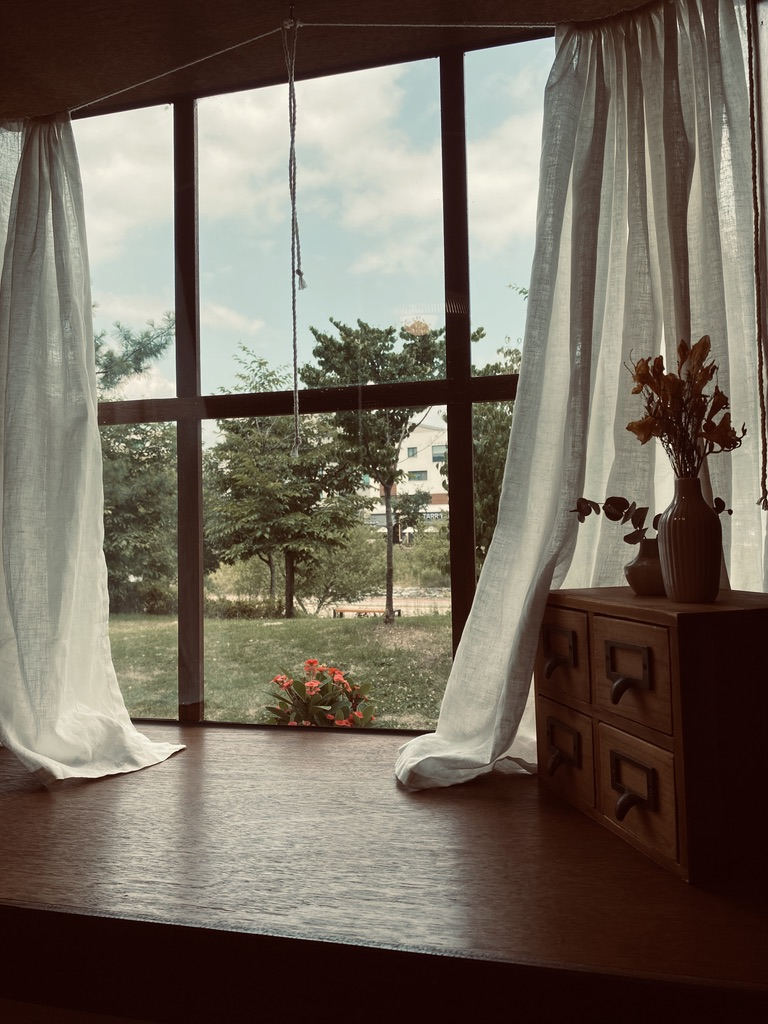
#> input picture assignment/image/origin.jpeg, 768 x 1024 px, found by its file name
$ jupyter execute --allow-errors meta_ai_test_1.ipynb
#> lines starting #> are read from the running program, lines starting #| are printed output that depends on the picture
[cell 1]
import cv2
import os
import math
import random
import glob
import sys
import numpy as np
from PIL import Image

### 이미지 분할

[cell 2]
image_path = "image/origin.jpeg"
# mat -> [col, row]
cols, rows = 2, 2

[cell 3]
# 이미지 로드
img = cv2.imread(image_path)
#> img is the input picture: shape (1024, 768, 3); mean B, G, R 93, 105.1, 114.4
# 이미지 해상도 확인
h, w = img.shape[:2]
#> h = 1024; w = 768
#print(h,w)
# 이미지 분할 -> 입력받은 매트릭 개로 분할
# 가로, 세로 크기 계산
#> (the rest of this cell did not finish here and is left out)

### 이미지 병합

[cell 4]
cropped_img_f = glob.glob("image/crooped_images/*.jpg")
cropped_images = [cv2.imread(i) for i in cropped_img_f]
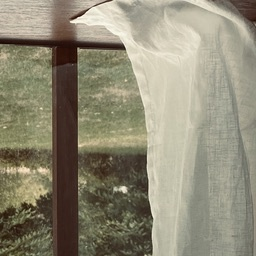
#> input picture assignment/image/crooped_images/cropped_1570458.jpg, 256 x 256 px
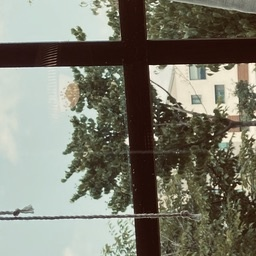
#> input picture assignment/image/crooped_images/cropped_1841819.jpg, 256 x 256 px
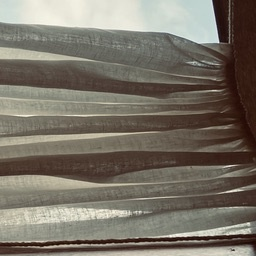
#> input picture assignment/image/crooped_images/cropped_2183520.jpg, 256 x 256 px
#> cropped_images = 3 items
print(len(cropped_images))
#| 3

[cell 5]
# 분할된 이미지를 확인하기 위한 코드
import matplotlib.pyplot as plt

fig = plt.figure()
idx = 1
#> (the rest of this cell did not finish here and is left out)

[cell 6]
stitcher = cv2.Stitcher_create()
ret, dst = stitcher.stitch(cropped_images)
#> ret = 1

#> (the rest of this cell did not finish here and is left out)

[cell 7]
# edge detection test
img_1 = cropped_images[0]
#> img_1 is the input picture: shape (256, 256, 3); mean B, G, R 117.7, 137.8, 142.9
img_1 = cv2.cvtColor(img_1, cv2.COLOR_BGR2RGB)

dst = cv2.GaussianBlur(img_1, (0,0), 1)
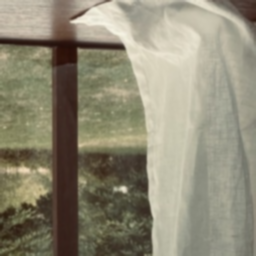
#> dst: shape (256, 256, 3); mean R, G, B 142.9, 137.8, 117.7
canny = cv2.Canny(dst, 60,200)
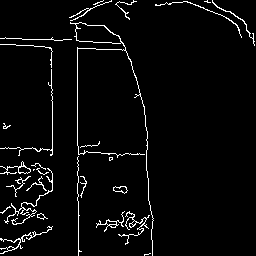
#> canny: shape (256, 256); 3.7% white in thin lines or dots

fig, axes = plt.subplots(1,2)
axes[0].imshow(img_1)
axes[1].imshow(canny)


plt.show()

[cell 8]
for i in cropped_images:
    print(f"img1 shape {i.shape[:2]}")
#> this loop made 3 passes
#| img1 shape (256, 256)
#| img1 shape (256, 256)
#| img1 shape (256, 256)

# col, row 는 입력을 받음
cols = 2
rows = 1

origin_d = (np.max(i.shape[:2]) * np.min([cols, rows]), np.min(i.shape[:2]) * np.max([cols, rows]))
#> origin_d = (256, 512)
print(origin_d)
#| (256, 512)

[cell 9]
res_set = []
for idx, img in enumerate(cropped_images):
    if idx == 0:
        stan_img_shape = img.shape[:2]
        print(stan_img_shape)
        res_set.append(img)
    else:
        if stan_img_shape == img.shape[:2]:
            print("ok")
            res_set.append(img)
        else:
            sub_img = cv2.rotate(img, cv2.ROTATE_90_COUNTERCLOCKWISE)
            print(sub_img.shape[:2])
            res_set.append(sub_img)
#> this loop made 3 passes
#> stan_img_shape on pass 1: (256, 256)
#| (256, 256)
#| ok
#| ok
#> after the loop, res_set = 3 items

[cell 10]
# Edge Detection
# edge detection test
detect_img = []
for img in cropped_images:

    cvt_img = cv2.cvtColor(img, cv2.COLOR_BGR2GRAY)
    # GaussianBlur
    blur_img = cv2.GaussianBlur(cvt_img, (0,0), 1)
    # Canny Detection
    canny_img = cv2.Canny(blur_img, 60,200)
    # line detection
    try:
        lines = cv2.HoughLines(canny_img, 0.8, np.pi/180, 150, srn = 100, stn = 200, min_theta = 0, max_theta = np.pi)

        for i in lines:
            rho, theta = i[0][0], i[0][1]
            #print(rho, theta)
            a, b = np.cos(theta), np.sin(theta)
            #print(a,b)
            x0, y0 = a * rho, b * rho

            scale = cvt_img.shape[0] + cvt_img.shape[1]

            x1 = int(x0 + scale * -b)
            y1 = int(y0 + scale * a)
            x2 = int(x0 - scale * -b)
            y2 = int(y0 - scale * a)

            cv2.line(cvt_img, (x1,y1), (x2, y2), (0,0,255),2)
            cv2.circle(cvt_img, (int(x0), int(y0)), 3, (255,0,0), 5, cv2.FILLED)

        detect_img.append([cvt_img, canny_img])
    except:
        print("linde detection failed")
#> this loop made 3 passes
#| linde detection failed
#| linde detection failed
#| linde detection failed
#> pass 1, `cvt_img = cv2.cvtColor(img, cv2.COLOR_BGR2GRAY)`:
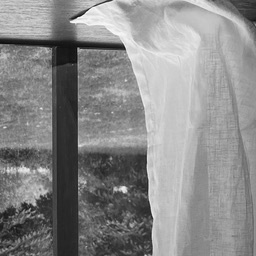
#> cvt_img: shape (256, 256); min 10, max 252, mean 137
#> after the loop:
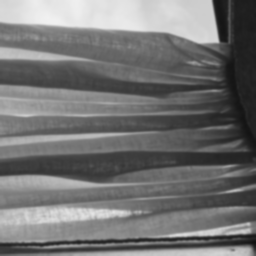
#> blur_img: shape (256, 256); min 16, max 241, mean 114.8
#> after the loop:
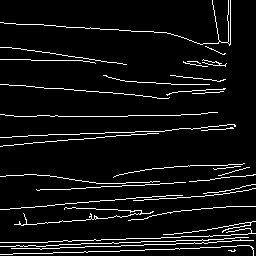
#> canny_img: shape (256, 256); 6.5% white in thin lines or dots
#> after the loop, detect_img = []

[cell 11]
background = np.zeros(origin_d)
background.shape[:2]
copy_img = res_set.copy()
#> copy_img = 3 items
img_idx = 0
for i in range(cols):
    for j in range(rows):
        if rows != 1:
            merge_img = cv2.vconcat(copy_img[:2])
            copy_img.pop(0)
            print(len(copy_img))
    if cols != 1:
        merge_img = cv2.hconcat(copy_img[:2])
        copy_img.pop(0)
        print(len(copy_img))
#> this loop made 2 passes
#| 2
#| 1
#> pass 1, `merge_img = cv2.hconcat(copy_img[:2])`:
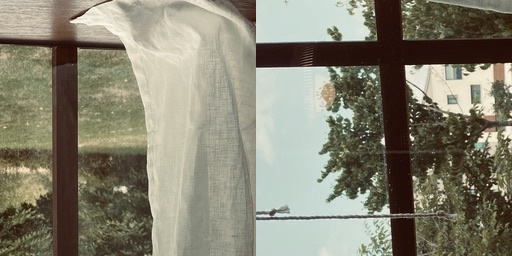
#> merge_img: shape (256, 512, 3); mean of channels 0, 1, 2 113.9, 130.6, 133.7; drawn as B, G, R
#> pass 2, `merge_img = cv2.hconcat(copy_img[:2])`:
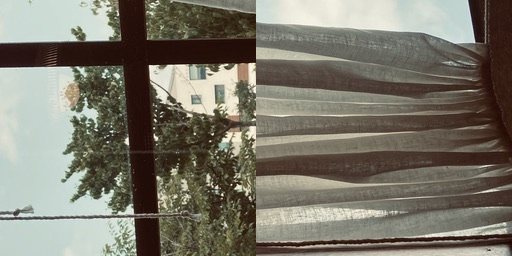
#> merge_img: shape (256, 512, 3); mean of channels 0, 1, 2 106.5, 118.8, 122.6; drawn as B, G, R
#> after the loop, copy_img = 1 item

[cell 12]
plt.imshow(merge_img)

[cell 13]
t1 = res_set[0].copy()
t2 = res_set[1].copy()
#> t2 is the input picture: shape (256, 256, 3); mean B, G, R 110.1, 123.5, 124.4
